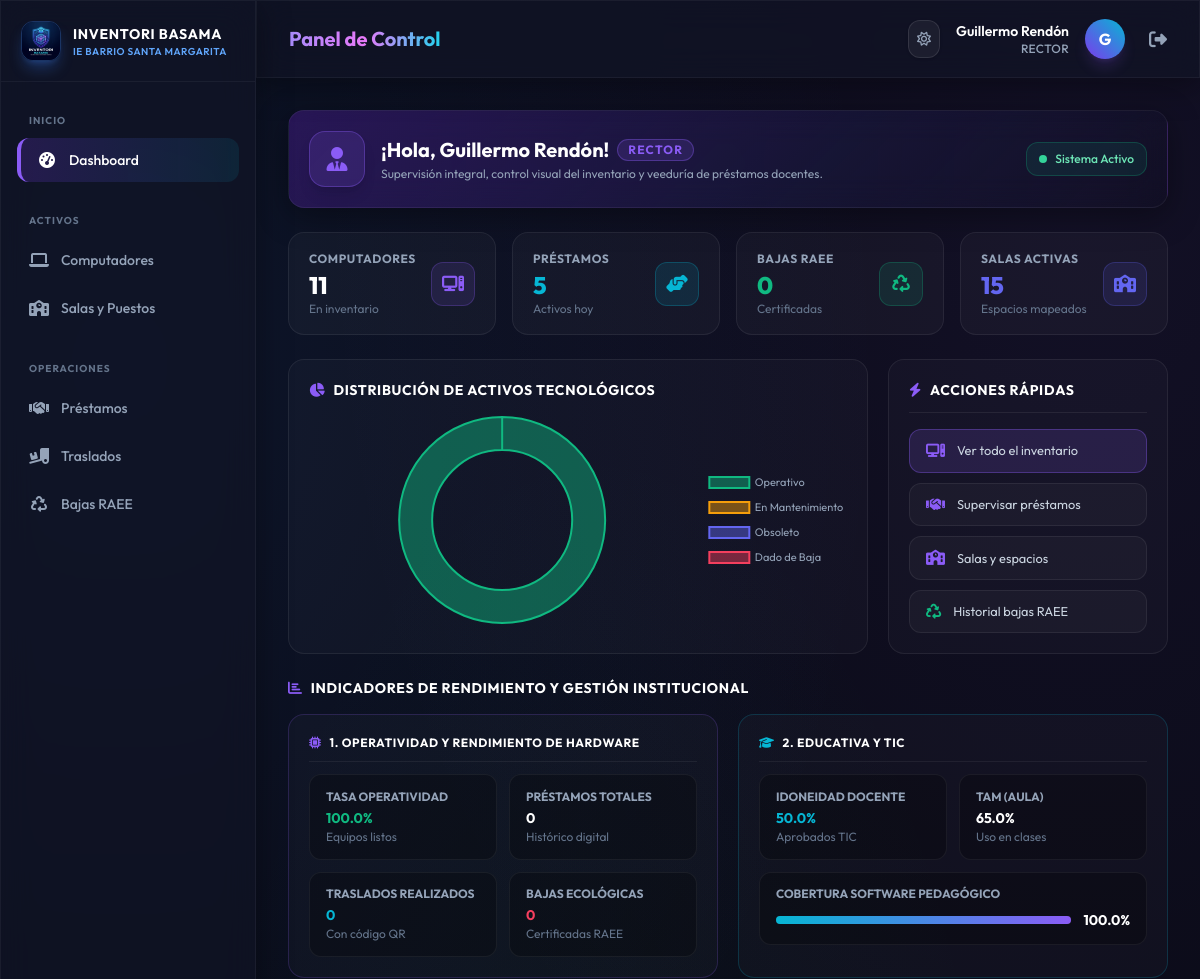
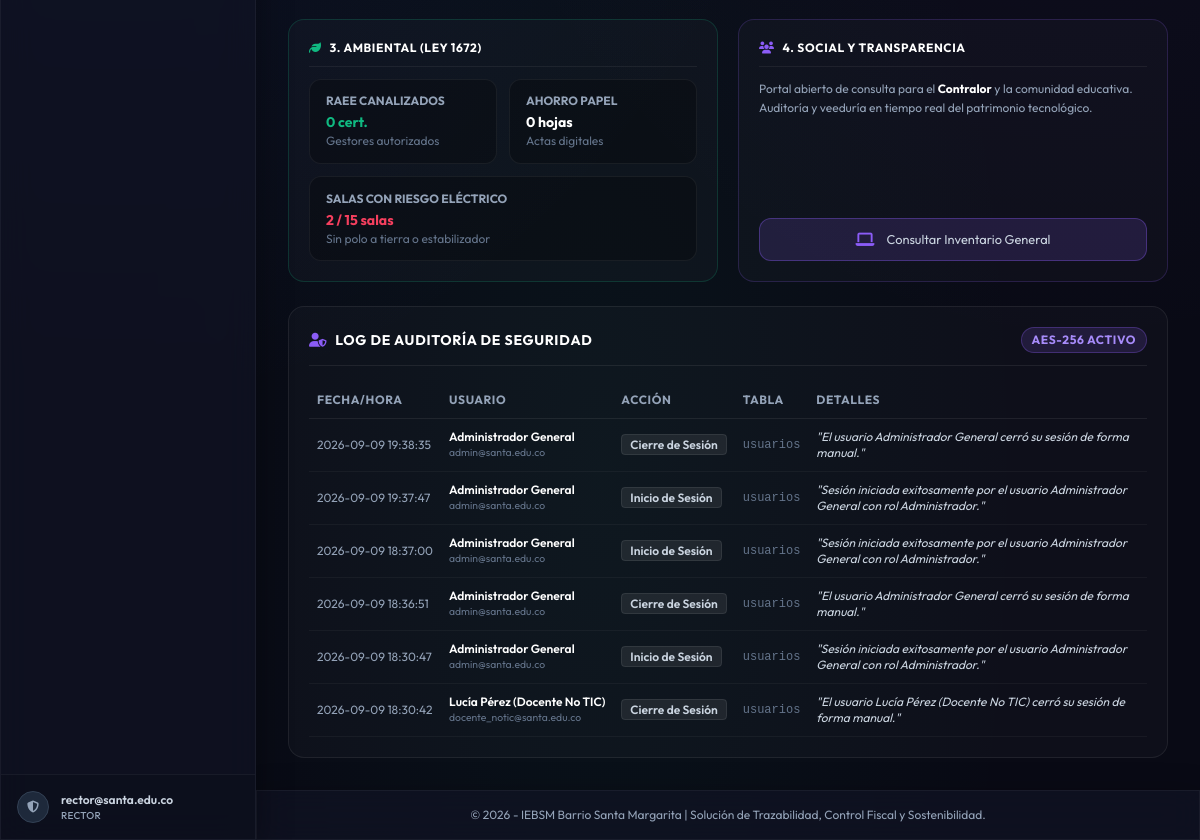
Screenshot of /index.php/dashboard (signed in) with the database file from the repository (2 pictures, top to bottom).
### tables this page shows
CREATE TABLE `logs_seguridad` (
  `id_log` int(11) NOT NULL,
  `id_usuario` int(11) DEFAULT NULL,
  `accion_ejecutada` varchar(100) NOT NULL,
  `tabla_afectada` varchar(50) DEFAULT NULL,
  `id_registro_afectado` int(11) DEFAULT NULL,
  `fecha_evento` timestamp NULL DEFAULT current_timestamp(),
  `direccion_ip` varchar(45) DEFAULT NULL,
  `detalles_encriptados` blob NOT NULL
);

CREATE TABLE `usuarios` (
  `id_usuario` int(11) NOT NULL,
  `documento_identidad` varchar(20) NOT NULL,
  `nombres` varchar(100) NOT NULL,
  `apellidos` varchar(100) NOT NULL,
  `email` varchar(100) NOT NULL,
  `password_hash` varchar(255) NOT NULL,
  `id_rol` int(11) NOT NULL,
  `capacitacion_tic_aprobada` tinyint(1) DEFAULT 0,
  `horas_asistencia_tic` int(11) DEFAULT 0,
  `estado_usuario` enum('Activo','Inactivo') DEFAULT 'Activo'
);

### app/views/dashboard/index.php (the view, shortened to what the rows shown need)
<?php
require_once APP_ROOT . '/views/layout/header.php';
$role = Session::get('role_name');
?>
<div class="glass-panel rounded-2xl p-5 mb-6 role-banner flex flex-col md:flex-row justify-between items-start md:items-center gap-4" style="border:1px solid rgba(255,255,255,.06)">
    <div class="flex items-center gap-4">
        <div>
            <div class="flex items-center gap-2 flex-wrap">
                <h2 class="text-xl font-bold text-white">¡Hola, <?= Session::get('user_name') ?>!</h2>
            </div>
        </div>
    </div>
</div>
<?php if (in_array($role, ['Rector', 'Almacenista'])): ?>
<div class="section-card">
    <div class="overflow-x-auto">
        <table class="w-full text-left text-xs" style="border-collapse:collapse">
            <thead>
                <tr class="text-slate-400 font-bold uppercase tracking-wider" style="border-bottom:1px solid rgba(255,255,255,.07)">
                    <th class="py-2.5 px-2">Fecha/Hora</th>
                    <th class="py-2.5 px-2">Usuario</th>
                    <th class="py-2.5 px-2">Acción</th>
                    <th class="py-2.5 px-2">Tabla</th>
                    <th class="py-2.5 px-2">Detalles</th>
                </tr>
            </thead>
            <tbody>
                <?php if (empty($recentLogs)): ?>
                    <tr><td colspan="5" class="py-4 text-center text-slate-500">No hay registros de auditoría aún.</td></tr>
                <?php else: ?>
                    <?php foreach ($recentLogs as $log): ?>
                        <tr class="text-slate-300 transition-colors" style="border-bottom:1px solid rgba(255,255,255,.04)" onmouseover="this.style.background='rgba(255,255,255,.02)'" onmouseout="this.style.background=''">
                            <td class="py-2.5 px-2 text-slate-400 whitespace-nowrap"><?= $log['fecha_evento'] ?></td>
                            <td class="py-2.5 px-2 whitespace-nowrap">
                                <span class="font-semibold text-white"><?= $log['nombres'] . ' ' . $log['apellidos'] ?></span>
                                <span class="block text-slate-500" style="font-size:.65rem"><?= $log['email'] ?></span>
                            </td>
                            <td class="py-2.5 px-2 whitespace-nowrap">
                                <span class="px-2 py-0.5 rounded font-semibold" style="background:rgba(255,255,255,.07);border:1px solid rgba(255,255,255,.08)"><?= $log['accion_ejecutada'] ?></span>
                            </td>
                            <td class="py-2.5 px-2 text-slate-500 font-mono whitespace-nowrap"><?= $log['tabla_afectada'] ?: '-' ?></td>
                            <td class="py-2.5 px-2 text-slate-300 italic">"<?= htmlspecialchars($log['detalles_desencriptados']) ?>"</td>
                        </tr>
                    <?php endforeach; ?>
                <?php endif; ?>
            </tbody>
        </table>
    </div>
</div>
<?php endif; ?>
<script>
document.addEventListener('DOMContentLoaded', () => {
    const ctx = document.getElementById('activeStatusChart');
    if (!ctx) return;
    new Chart(ctx.getContext('2d'), {
        type: 'doughnut',
        data: {
            labels: ['Operativo', 'En Mantenimiento', 'Obsoleto', 'Dado de Baja'],
            datasets: [{
                data: [
                    <?= $chartData['Operativo'] ?>,
                    <?= $chartData['En Mantenimiento'] ?>,
                    <?= $chartData['Obsoleto'] ?>,
                    <?= $chartData['Dado de Baja'] ?>
                ],
                backgroundColor: ['rgba(16,185,129,.45)','rgba(245,158,11,.45)','rgba(99,102,241,.45)','rgba(244,63,94,.45)'],
                borderColor:     ['#10b981','#f59e0b','#6366f1','#f43f5e'],
                borderWidth: 2,
                hoverOffset: 12
            }]
        },
        options: {
            responsive: true,
            maintainAspectRatio: false,
            plugins: {
                legend: {
                    position: 'right',
                    labels: { color: '#94a3b8', font: { family: 'Outfit', size: 11 }, padding: 14 }
                }
            },
            cutout: '68%'
        }
    });
});
</script>
<?php require_once APP_ROOT . '/views/layout/footer.php'; ?>

### rows the page displays
logs_seguridad: fecha_evento "2026-09-09 19:38:35", id_usuario.nombres "Administrador", id_usuario.apellidos "General", id_usuario.email "admin@santa.edu.co", accion_ejecutada "Cierre de Sesión", tabla_afectada "usuarios", detalles_desencriptados "El usuario Administrador General cerró su sesión de forma manual."
logs_seguridad: fecha_evento "2026-09-09 19:37:47", id_usuario.nombres "Administrador", id_usuario.apellidos "General", id_usuario.email "admin@santa.edu.co", accion_ejecutada "Inicio de Sesión", tabla_afectada "usuarios", detalles_desencriptados "Sesión iniciada exitosamente por el usuario Administrador General con rol Administrador."
logs_seguridad: fecha_evento "2026-09-09 18:37:00", id_usuario.nombres "Administrador", id_usuario.apellidos "General", id_usuario.email "admin@santa.edu.co", accion_ejecutada "Inicio de Sesión", tabla_afectada "usuarios", detalles_desencriptados "Sesión iniciada exitosamente por el usuario Administrador General con rol Administrador."
logs_seguridad: fecha_evento "2026-09-09 18:36:51", id_usuario.nombres "Administrador", id_usuario.apellidos "General", id_usuario.email "admin@santa.edu.co", accion_ejecutada "Cierre de Sesión", tabla_afectada "usuarios", detalles_desencriptados "El usuario Administrador General cerró su sesión de forma manual."
logs_seguridad: fecha_evento "2026-09-09 18:30:47", id_usuario.nombres "Administrador", id_usuario.apellidos "General", id_usuario.email "admin@santa.edu.co", accion_ejecutada "Inicio de Sesión", tabla_afectada "usuarios", detalles_desencriptados "Sesión iniciada exitosamente por el usuario Administrador General con rol Administrador."
logs_seguridad: fecha_evento "2026-09-09 18:30:42", id_usuario.nombres "Lucía", id_usuario.apellidos "Pérez (Docente No TIC)", id_usuario.email "docente_notic@santa.edu.co", accion_ejecutada "Cierre de Sesión", tabla_afectada "usuarios", detalles_desencriptados "El usuario Lucía Pérez (Docente No TIC) cerró su sesión de forma manual."

### other values shown
Session::get('user_email') "rector@santa.edu.co"
Session::get('role_name') "RECTOR"
Session::get('user_name') "Guillermo Rendón"
substr(Session::get('user_name'), 0, 1) "G"
$rc['label'] "RECTOR"
$rc['subtitle'] "Supervisión integral, control visual del inventario y veeduría de préstamos docentes."
$stats['totalComputadores'] "11"
min($chartData['Operativo'], 5) "5"
$stats['bajasRAEE'] "0"
$stats['totalSalas'] "15"
$stats['tasaOperatividad'] "100.0"
$stats['totalPrestamos'] "0"
$stats['totalTraslados'] "0"
$stats['tasaIdoneidadDocente'] "50.0"
$stats['tam'] "65.0"
